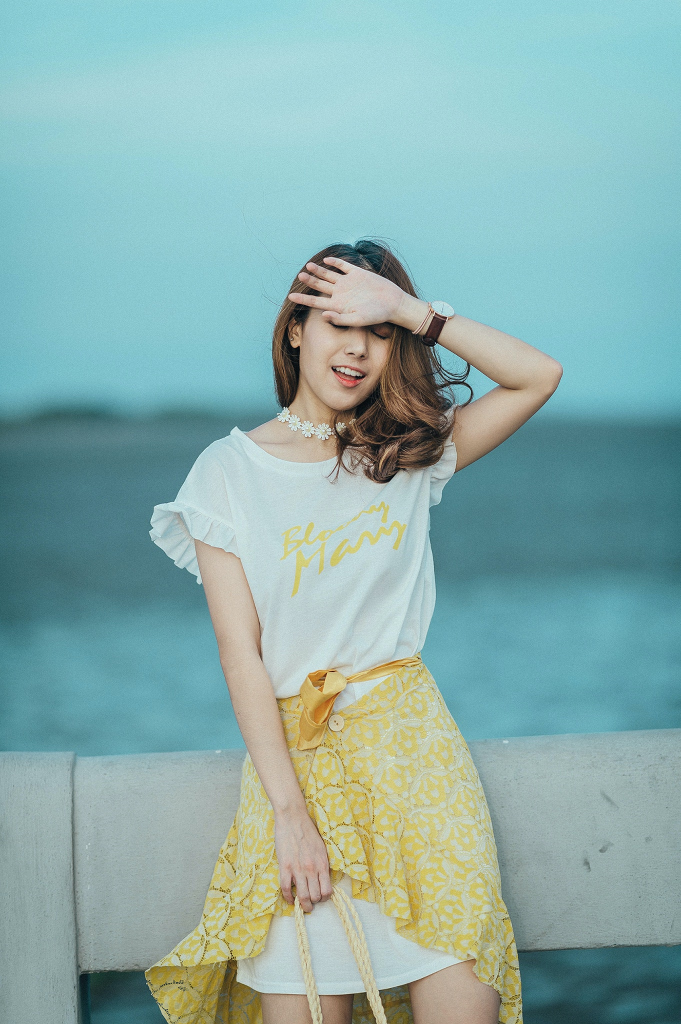
#> input picture photo-to-sketch/women-2.jpg, 1362 x 2048 px (shown at 1/2 size)
$ python sketch.py
#> lines starting #> are read from the running program, lines starting #| are printed output that depends on the picture
import cv2 as cv
import imutils
def imgSketch(filepath):
#> called with filepath = './women-2.jpg'
    img = cv.imread(filepath)
#> img is the input picture: shape (2048, 1362, 3); mean B, G, R 171.7, 174.5, 138.4
    img = imutils.resize(img, width=480)
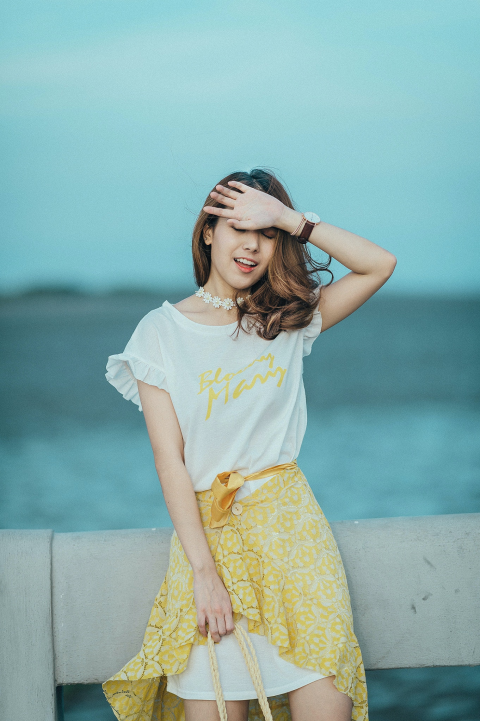
#> img: shape (721, 480, 3); mean B, G, R 171.7, 174.5, 138.4
    img_grey = cv.cvtColor(img, cv.COLOR_BGR2GRAY)
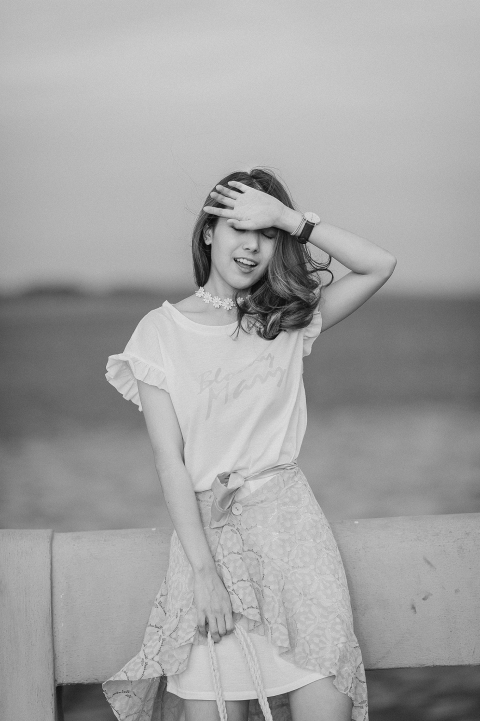
#> img_grey: shape (721, 480); min 10, max 233, mean 163.4
    img_inverted = cv.bitwise_not(img_grey)
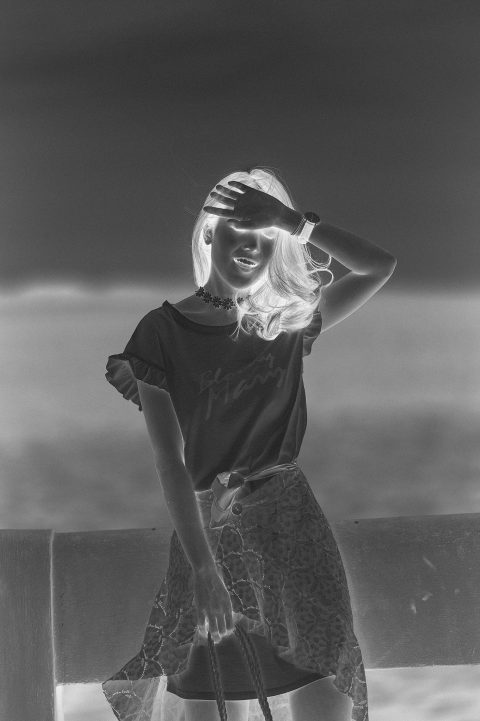
#> img_inverted: shape (721, 480); min 22, max 245, mean 91.6
    img_blur = cv.GaussianBlur(img_inverted, (99,99),0)
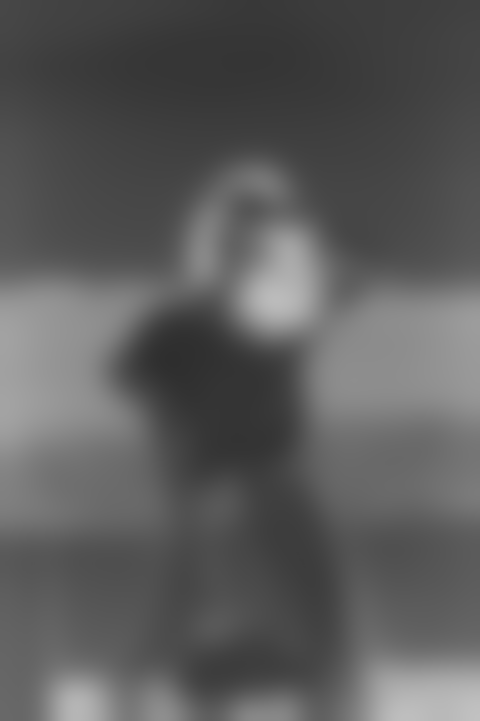
#> img_blur: shape (721, 480); min 46, max 193, mean 91.6
    img_blur_inverted = cv.bitwise_not(img_blur)
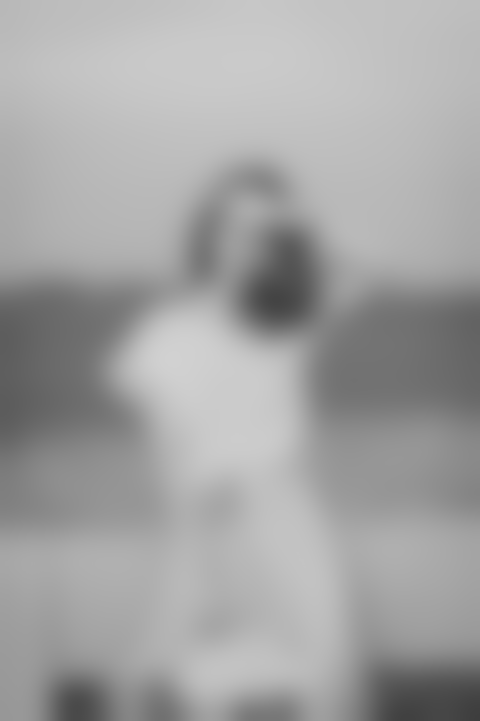
#> img_blur_inverted: shape (721, 480); min 62, max 209, mean 163.4
    img_sketch=cv.divide(img_grey,img_blur_inverted, scale=256.0)
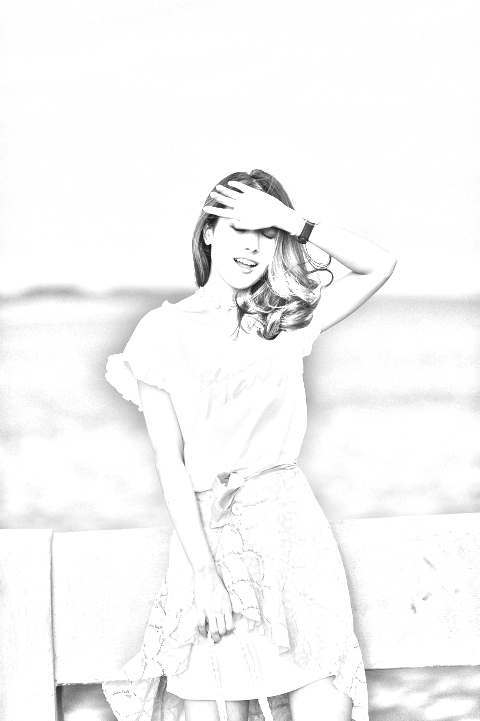
#> img_sketch: shape (721, 480); min 19, max 255, mean 247
    return img_sketch

if __name__ == "__main__":
    sketch = imgSketch('./women-2.jpg')
    cv.imshow("sketch",sketch)
    cv.waitKey(0)

$ run again, with photo-to-sketch/women-1.jpg copied over photo-to-sketch/women-2.jpg
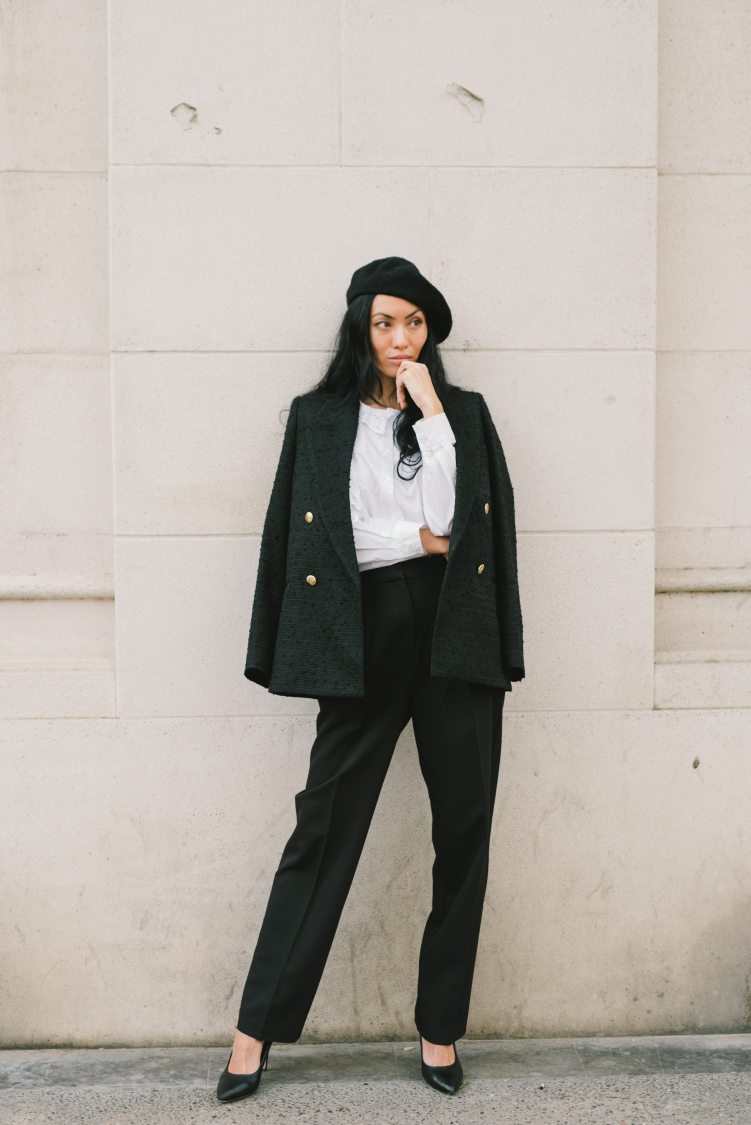
#> input picture photo-to-sketch/women-1.jpg, 3754 x 5624 px (shown at 1/5 size)
#> in imgSketch, img is the input picture: shape (5624, 3754, 3); mean B, G, R 166.1, 173.3, 179.6
#> img: shape (719, 480, 3)
#> in imgSketch, `img_blur = cv.GaussianBlur(img_inverted, (99,99),0)`:
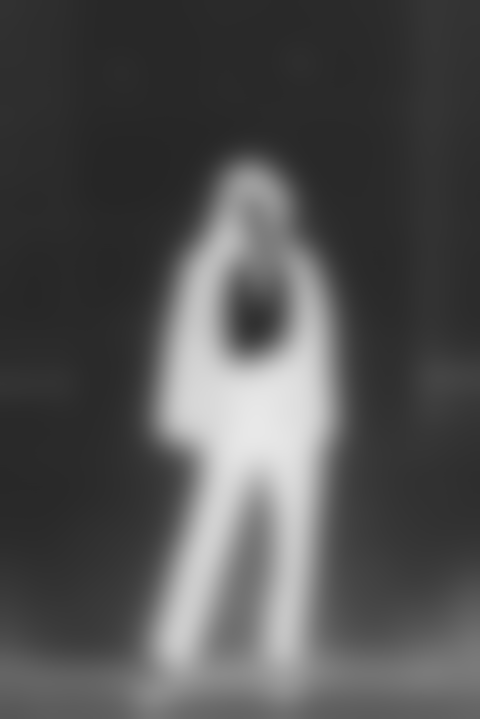
#> img_blur: shape (719, 480); min 37, max 232, mean 80.7
#> in imgSketch, `img_sketch=cv.divide(img_grey,img_blur_inverted, scale=256.0)`:
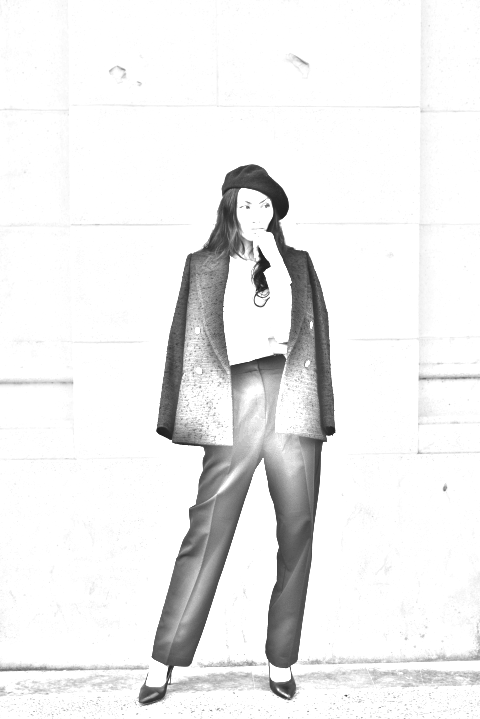
#> img_sketch: shape (719, 480); min 32, max 255, mean 236.5
